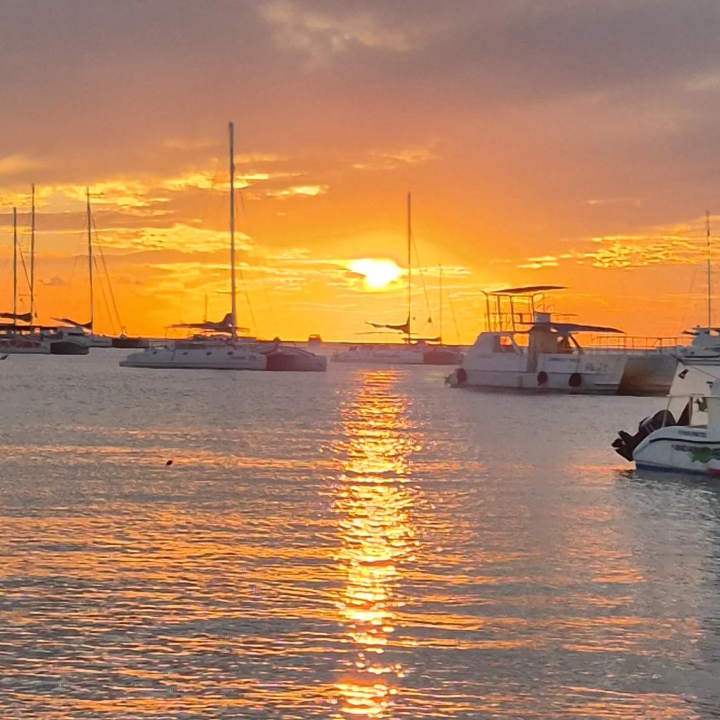
#> input picture source/instagram/atardecer-bahia.webp, 1440 x 1440 px (shown at 1/2 size)
$ python optimize_images.py
#> lines starting #> are read from the running program, lines starting #| are printed output that depends on the picture
"""Optimiza las fotos originales de source/ a WebP en varios anchos.

Uso:  python tools/optimize_images.py
Lee la lista FOTOS de abajo, recorta si hace falta y genera
assets/img/<nombre>-<ancho>.webp en 480, 800, 1200 y 1600 px (nunca amplía).
También escribe tools/images.json, que build.py usa para poner srcset,
width y height en cada <img>.

Para cambiar una foto: reemplaza el archivo en source/ (o cambia la ruta aquí)
y vuelve a correr el script y luego tools/build.py.
"""
import json
from pathlib import Path

from PIL import Image, ImageEnhance, ImageOps

ROOT = Path(__file__).resolve().parent.parent
SRC = ROOT / "source"
OUT = ROOT / "assets" / "img"
ANCHOS = [480, 800, 1200, 1600]
CALIDAD = 74

# nombre: (archivo en source/, recorte en fracciones (izq, arriba, der, abajo) o None, ajustes)
FOTOS = {
    # Instagram @elpatiobeachclub (2025-2026)
    "atardecer-bahia": ("instagram/atardecer-bahia.webp", (0.0, 0.14, 1.0, 0.70), {}),
    "atardecer-bahia-movil": ("instagram/atardecer-bahia.webp", (0.1, 0.0, 0.9, 1.0), {}),
    "bahia-barcos": ("instagram/bahia-barcos-vertical.jpg", None, {}),
    "mesas-frente-al-mar": ("instagram/mesas-frente-al-mar.jpg", None, {"brillo": 1.03}),
    "evento-cena-blanca": ("instagram/evento-cena-blanca.jpg", None, {}),
    "buffet-evento": ("instagram/terraza-techo-cana.jpg", (0.40, 0.50, 1.0, 1.0), {}),
    # Ficha de Tripadvisor del mismo local (antes «El Patio Lounge Bar»)
    "paella-mariscos": ("tripadvisor/ta-0e-31-d9-55-la-paella-de-masrisco.jpg", None, {}),
    "paella-plato": ("tripadvisor/ta-16-28-bb-ad-photo1jpg.jpg", (0.0, 0.1, 1.0, 0.85), {}),
    "langosta-parrilla": ("tripadvisor/ta-0b-01-de-01-el-patio-lounge-bar.jpg", None, {}),
    "calamares-fritos": ("tripadvisor/ta-0b-01-dd-c7-el-patio-lounge-bar.jpg", None, {}),
    "pescado-frito": ("tripadvisor/ta-27-f3-8e-43-caption.jpg", None, {}),
    "mariscos-noche": ("tripadvisor/ta-16-28-bb-ac-photo0jpg.jpg", (0.0, 0.1, 1.0, 0.9), {}),
    "mariscos-plato": ("tripadvisor/ta-27-f3-8e-44-caption.jpg", None, {}),
    "copas-atardecer": ("tripadvisor/ta-0e-31-d9-88-impresionante-puesta.jpg", None, {}),
    "atardecer-barcos": ("tripadvisor/ta-27-f3-8e-45-caption.jpg", None, {}),
    "playa-tumbonas": ("tripadvisor/ta-0e-31-d9-40-vista-impresionante.jpg", None, {}),
    "mesa-vista-mar": ("tripadvisor/ta-0a-83-f6-f7-creaciones-del-el-patio.jpg", None, {}),
    "almuerzo-junto-al-agua": ("tripadvisor/ta-0b-01-dc-bc-el-patio-lounge-bar.jpg", None, {}),
    "canapes": ("tripadvisor/ta-0a-83-f6-f0-creaciones-del-el-patio.jpg", (0.0, 0.15, 1.0, 0.85), {}),
}


def procesar(nombre, archivo, recorte, ajustes):
#> called with nombre = 'atardecer-bahia', archivo = 'instagram/atardecer-bahia.webp', recorte = (0, 0.14, 1, 0.7)
    im = Image.open(SRC / archivo)
#> im is the input picture: PIL image 1440x1440 RGB; mean R, G, B 178.1, 131.6, 93.5
    im = ImageOps.exif_transpose(im).convert("RGB")
    if recorte:
        w, h = im.size
#> w = 1440; h = 1440
        l, t, r, b = recorte
        im = im.crop((round(l * w), round(t * h), round(r * w), round(b * h)))
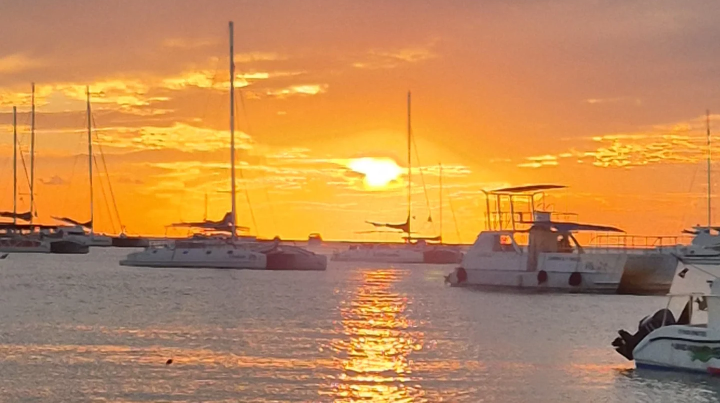
#> im: PIL image 1440x806 RGB (shown at 1/2 size); mean R, G, B 190.6, 137.3, 86.2
    if ajustes.get("brillo"):
        im = ImageEnhance.Brightness(im).enhance(ajustes["brillo"])
    if ajustes.get("saturacion"):
        im = ImageEnhance.Color(im).enhance(ajustes["saturacion"])
    w, h = im.size
#> h = 806
    anchos = [a for a in ANCHOS if a <= w]
#> anchos = [480, 800, 1200]
    # si la foto es más chica que 1600, agrega su ancho real como tope
    if w < ANCHOS[-1] and (not anchos or w > anchos[-1] * 1.15):
        anchos.append(w)
    hechos = []
    for a in anchos:
        alto = round(h * a / w)
        out = OUT / f"{nombre}-{a}.webp"
        im.resize((a, alto), Image.LANCZOS).save(out, "WEBP", quality=CALIDAD, method=6)
        hechos.append(a)
#> this loop made 4 passes
#> pass 1, in procesar, `im.resize((a, alto), Image.LANCZOS).save(out, "WEBP", quality=CALIDAD,..`:
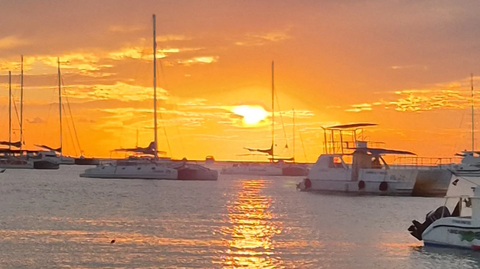
#> saved as atardecer-bahia-480.webp: PIL image 480x269 RGB; mean R, G, B 190.6, 137.3, 86.2
#> after the loop, hechos = [480, 800, 1200, 1440]
    return {"anchos": hechos, "w": w, "h": h, "ratio": round(w / h, 4), "origen": archivo}


def main():
    OUT.mkdir(parents=True, exist_ok=True)
    manifest = {}
    total = 0
    for nombre, (archivo, recorte, ajustes) in FOTOS.items():
        info = procesar(nombre, archivo, recorte, ajustes)
#> info = {'anchos': [480, 800, 1200, 1440], 'w': 1440, 'h': 806, 'ratio': 1.79, 'origen': 'instagram/atardecer-bahia.webp'}
        manifest[nombre] = info
#> (the run stopped early here; a loop or call above may not have finished)
